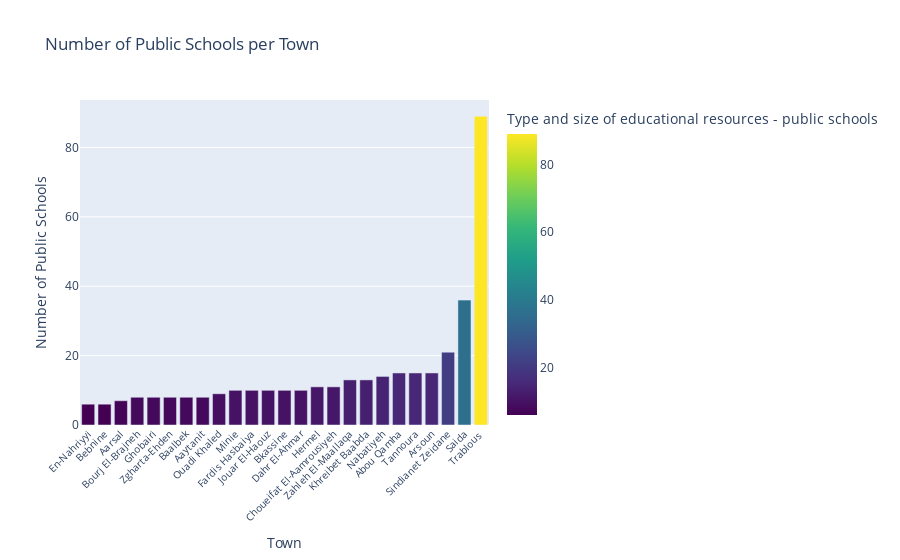

Notebook cell for this chart:
### Code cell
fig = px.bar(
    public_schools,
    x='Town',
    y='Type and size of educational resources - public schools',
    title='Public School Count By Town',
    labels={
        'Town': 'Town',
    },
    color='Type and size of educational resources - public schools',
    color_continuous_scale='Viridis',
    hover_data=["Type and size of educational resources - public schools"]
)

fig.update_layout(
    xaxis=dict(
        title="Town",
        tickangle=-45,
        tickfont=dict(size=10) 
    ),
    yaxis_title="Number of Public Schools",
    title="Number of Public Schools per Town",
    bargap=0.2
)


fig.show()

### Figure 1 — Plotly figure (JSON) as saved in the notebook; plotly's stock layout.template omitted (floating-point values rounded to 4 significant figures)
{"data": [{"alignmentgroup": "True", "hovertemplate": "Town=%{x}<br>Type and size of educational resources - public schools=%{marker.color}<extra></extra>", "legendgroup": "", "marker": {"color": [6, 6, 7, 8, 8, 8, 8, 8, 9, 10, 10, 10, 10, 10, 11, 11, 13, 13, 14, 15, 15, 15, 21, 36, 89], "coloraxis": "coloraxis", "pattern": {"shape": ""}}, "name": "", "offsetgroup": "", "orientation": "v", "showlegend": false, "textposition": "auto", "type": "bar", "x": ["En-Nahriyyi", "Bebnine", "Aarsal", "Bourj El-Brajneh", "Ghobairi", "Zgharta-Ehden", "Baalbek", "Aaytanit", "Ouadi Khaled", "Minie", "Fardis Hasbaiya", "Jouar El-Haouz", "Bkassine", "Dahr El-Ahmar", "Hermel", "Choueifat El-Aamrousiyeh", "Zahleh El-Maallaqa", "Khreibet Baabda", "Nabatiyeh", "Abou Qamha", "Tannoura", "Arsoun", "Sindianet Zeidane", "Saida", "Trablous "], "xaxis": "x", "y": [6, 6, 7, 8, 8, 8, 8, 8, 9, 10, 10, 10, 10, 10, 11, 11, 13, 13, 14, 15, 15, 15, 21, 36, 89], "yaxis": "y"}], "layout": {"autosize": true, "bargap": 0.2, "barmode": "relative", "coloraxis": {"colorbar": {"title": {"text": "Type and size of educational resources - public schools"}}, "colorscale": [[0, "#440154"], [0.1111, "#482878"], [0.2222, "#3e4989"], [0.3333, "#31688e"], [0.4444, "#26828e"], [0.5556, "#1f9e89"], [0.6667, "#35b779"], [0.7778, "#6ece58"], [0.8889, "#b5de2b"], [1, "#fde725"]]}, "legend": {"tracegroupgap": 0}, "title": {"text": "Number of Public Schools per Town"}, "xaxis": {"anchor": "y", "autorange": true, "domain": [0, 1], "range": [-0.5, 24.5], "tickangle": -45, "tickfont": {"size": 10}, "title": {"text": "Town"}, "type": "category"}, "yaxis": {"anchor": "x", "autorange": true, "domain": [0, 1], "range": [0, 93.68], "title": {"text": "Number of Public Schools"}, "type": "linear"}}}
